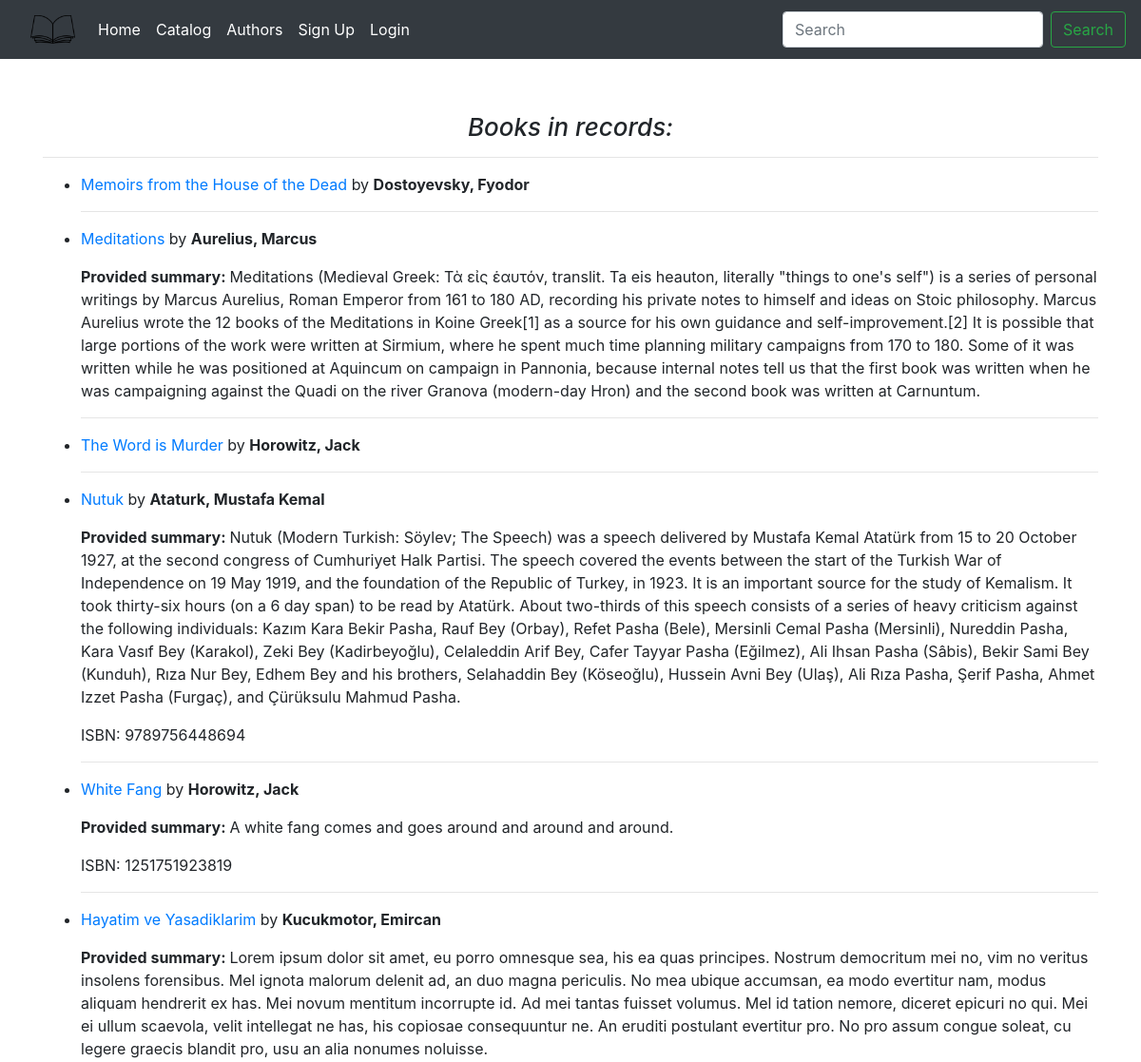
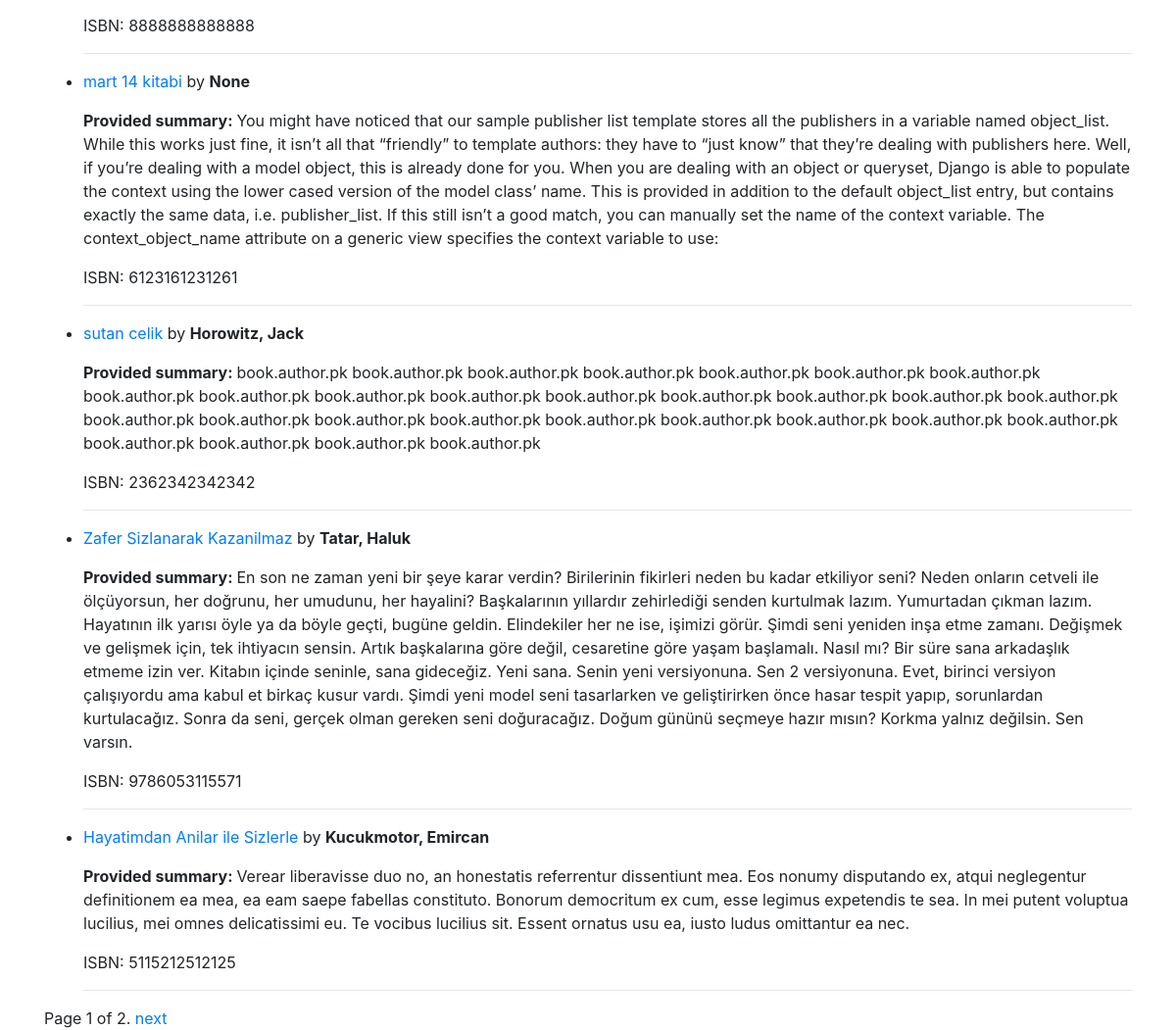
Page /catalog/ on the committed database (2 pictures, top to bottom).
### library_app/models.py (models this page shows, shortened)
class Book(models.Model):
    title = models.CharField(max_length=200)
    author = models.ForeignKey('Author', on_delete=models.SET_NULL, null=True)
    summary = models.TextField(max_length=1000,
                help_text='Enter a brief description of the book',
                null=True, blank=True)
    isbn = models.CharField('ISBN', max_length=13,
    help_text='13 Character <a href="https://www.isbn-international.org/content/what-isbn">ISBN number</a>',
    null=True, blank=True)
    genre = models.ManyToManyField(Genre,
                                   help_text='Select a genre for this book')
    def display_genre(self):
        """Create a string for the genre. This is required to display
        genre in Admin"""
        return ', '.join(genre.name for genre in self.genre.all()[:3])
    display_genre.short_description = 'Genre'

class Author(models.Model):
    first_name = models.CharField(max_length=50)
    last_name = models.CharField(max_length=75)
    date_of_birth = models.DateField(null=True, blank=True)
    date_of_death = models.DateField(verbose_name='Died', null=True, blank=True)
    bio = models.TextField(max_length=750, verbose_name='Author Biography',
                            default=None, null=True,
                            blank=True)
    def __str__(self):
        return f'{self.last_name}, {self.first_name}'
    class Meta:
        ordering = ['last_name', 'first_name']

### library_app/views.py (the view)
# urls.py: path('catalog/', views.BookListView.as_view(),  name='book-list'),
class BookListView(generic.ListView):
    model = models.Book
    paginate_by = 10

### library_app/templates/library_app/book_list.html (shortened to what this page needs)
{% extends "base.html" %}
{% block content %}
  <h6 id='bookListHeader'>Books in records:</h6>
  <hr>
  {% for book in book_list %}
      <ul>
        <li>
      <p><a href="{% url 'library_app:book-detail' book.pk %}"> {{book.title}}</a> by <strong>{{book.author}}</strong></p>
      {% if book.summary %}
      <p><strong>Provided summary: </strong>{{ book.summary }}</p>
      {% endif %}
      {% if book.isbn %}
        <p>ISBN: {{book.isbn}}</p>
      {% endif %}
        </li>
        <hr>
    </ul>
  {% endfor %}
{% endblock %}

### static/library_app/css/master.css (style rules this page uses)
#bookListHeader { text-align: center; font-size: 26px; font-style: oblique; padding-top: 5%; }

### rows in the picture
Book: title "Memoirs from the House of the Dead", author "Dostoyevsky, Fyodor"
Book: title "Meditations", author "Aurelius, Marcus", summary "Meditations (Medieval Greek: Τὰ εἰς ἑαυτόν, translit. Ta eis heauton, literally \"things to one's self\") is a series of personal writings by Marcus Aurelius, Roman Emperor from 161 to 180 AD, recording his private notes to himself and ideas on Stoic philosophy. Marcus Aurelius wrote the 12 books of the Meditations in Koine Greek[1] as a source for his own guidance and self-improvement.[2] It is possible that large portions of the work were written at Sirmium, where he spent much time planning military campaigns from 170 to 180. Some of it was written while he was positioned at Aquincum on campaign in Pannonia, because internal notes tell us that the first book was written when he was…"
Book: title "The Word is Murder", author "Horowitz, Jack"
Book: title "Nutuk", author "Ataturk, Mustafa Kemal", summary "Nutuk (Modern Turkish: Söylev; The Speech) was a speech delivered by Mustafa Kemal Atatürk from 15 to 20 October 1927, at the second congress of Cumhuriyet Halk Partisi. The speech covered the events between the start of the Turkish War of Independence on 19 May 1919, and the foundation of the Republic of Turkey, in 1923. It is an important source for the study of Kemalism. It took thirty-six hours (on a 6 day span) to be read by Atatürk. About two-thirds of this speech consists of a series of heavy criticism against the following individuals: Kazım Kara Bekir Pasha, Rauf Bey (Orbay), Refet Pasha (Bele), Mersinli Cemal Pasha (Mersinli), Nureddin Pasha, Kara Vasıf Bey (Karakol), Zeki Bey…", isbn "9789756448694"
Book: title "White Fang", author "Horowitz, Jack", summary "A white fang comes and goes around and around and around.", isbn "1251751923819"
Book: title "Hayatim ve Yasadiklarim", author "Kucukmotor, Emircan", summary "Lorem ipsum dolor sit amet, eu porro omnesque sea, his ea quas principes. Nostrum democritum mei no, vim no veritus insolens forensibus. Mel ignota malorum delenit ad, an duo magna periculis. No mea ubique accumsan, ea modo evertitur nam, modus aliquam hendrerit ex has. Mei novum mentitum incorrupte id. Ad mei tantas fuisset volumus. Mel id tation nemore, diceret epicuri no qui. Mei ei ullum scaevola, velit intellegat ne has, his copiosae consequuntur ne. An eruditi postulant evertitur pro. No pro assum congue soleat, cu legere graecis blandit pro, usu an alia nonumes noluisse.", isbn "8888888888888"
Book: title "mart 14 kitabi", author "None", summary "You might have noticed that our sample publisher list template stores all the publishers in a variable named object_list. While this works just fine, it isn’t all that “friendly” to template authors: they have to “just know” that they’re dealing with publishers here. Well, if you’re dealing with a model object, this is already done for you. When you are dealing with an object or queryset, Django is able to populate the context using the lower cased version of the model class’ name. This is provided in addition to the default object_list entry, but contains exactly the same data, i.e. publisher_list. If this still isn’t a good match, you can manually set the name of the context variable. The…", isbn "6123161231261"
Book: title "sutan celik", author "Horowitz, Jack", summary "book.author.pk book.author.pk book.author.pk book.author.pk book.author.pk book.author.pk book.author.pk book.author.pk book.author.pk book.author.pk book.author.pk book.author.pk book.author.pk book.author.pk book.author.pk book.author.pk book.author.pk book.author.pk book.author.pk book.author.pk book.author.pk book.author.pk book.author.pk book.author.pk book.author.pk book.author.pk book.author.pk book.author.pk book.author.pk", isbn "2362342342342"
Book: title "Zafer Sizlanarak Kazanilmaz", author "Tatar, Haluk", summary "En son ne zaman yeni bir şeye karar verdin? Birilerinin fikirleri neden bu kadar etkiliyor seni? Neden onların cetveli ile ölçüyorsun, her doğrunu, her umudunu, her hayalini? Başkalarının yıllardır zehirlediği senden kurtulmak lazım. Yumurtadan çıkman lazım. Hayatının ilk yarısı öyle ya da böyle geçti, bugüne geldin. Elindekiler her ne ise, işimizi görür. Şimdi seni yeniden inşa etme zamanı. Değişmek ve gelişmek için, tek ihtiyacın sensin. Artık başkalarına göre değil, cesaretine göre yaşam başlamalı. Nasıl mı? Bir süre sana arkadaşlık etmeme izin ver. Kitabın içinde seninle, sana gideceğiz. Yeni sana. Senin yeni versiyonuna. Sen 2 versiyonuna. Evet, birinci versiyon çalışıyordu ama kabul…", isbn "9786053115571"
Book: title "Hayatimdan Anilar ile Sizlerle", author "Kucukmotor, Emircan", summary "Verear liberavisse duo no, an honestatis referrentur dissentiunt mea. Eos nonumy disputando ex, atqui neglegentur definitionem ea mea, ea eam saepe fabellas constituto. Bonorum democritum ex cum, esse legimus expetendis te sea. In mei putent voluptua lucilius, mei omnes delicatissimi eu. Te vocibus lucilius sit. Essent ornatus usu ea, iusto ludus omittantur ea nec.", isbn "5115212512125"

### other values in the picture
{{ page_obj.number }} "1"
{{ page_obj.paginator.num_pages }} "2"
